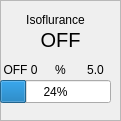
   <widget class="QFrame" name="frame_21">
    <property name="geometry">
     <rect>
      <x>480</x>
      <y>630</y>
      <width>121</width>
      <height>121</height>
     </rect>
    </property>
    <property name="frameShape">
     <enum>QFrame::StyledPanel</enum>
    </property>
    <property name="frameShadow">
     <enum>QFrame::Raised</enum>
    </property>
    <widget class="QLabel" name="label_93">
     <property name="geometry">
      <rect>
       <x>10</x>
       <y>10</y>
       <width>91</width>
       <height>20</height>
      </rect>
     </property>
     <property name="layoutDirection">
      <enum>Qt::LeftToRight</enum>
     </property>
     <property name="text">
      <string>Isoflurance</string>
     </property>
     <property name="alignment">
      <set>Qt::AlignCenter</set>
     </property>
    </widget>
    <widget class="QLabel" name="label_94">
     <property name="geometry">
      <rect>
       <x>40</x>
       <y>60</y>
       <width>41</width>
       <height>20</height>
      </rect>
     </property>
     <property name="text">
      <string>%</string>
     </property>
     <property name="alignment">
      <set>Qt::AlignCenter</set>
     </property>
    </widget>
    <widget class="QProgressBar" name="progressBar_13">
     <property name="geometry">
      <rect>
       <x>0</x>
       <y>80</y>
       <width>111</width>
       <height>23</height>
      </rect>
     </property>
     <property name="value">
      <number>24</number>
     </property>
    </widget>
    <widget class="QLabel" name="label_95">
     <property name="geometry">
      <rect>
       <x>80</x>
       <y>60</y>
       <width>31</width>
       <height>20</height>
      </rect>
     </property>
     <property name="text">
      <string>5.0</string>
     </property>
     <property name="alignment">
      <set>Qt::AlignCenter</set>
     </property>
    </widget>
    <widget class="QLabel" name="label_96">
     <property name="geometry">
      <rect>
       <x>0</x>
       <y>60</y>
       <width>41</width>
       <height>20</height>
      </rect>
     </property>
     <property name="text">
      <string>OFF 0</string>
     </property>
     <property name="alignment">
      <set>Qt::AlignCenter</set>
     </property>
    </widget>
    <widget class="QLabel" name="label_109">
     <property name="geometry">
      <rect>
       <x>30</x>
       <y>30</y>
       <width>61</width>
       <height>20</height>
      </rect>
     </property>
     <property name="font">
      <font>
       <pointsize>15</pointsize>
      </font>
     </property>
     <property name="text">
      <string>OFF</string>
     </property>
     <property name="alignment">
      <set>Qt::AlignCenter</set>
     </property>
    </widget>
   </widget>
